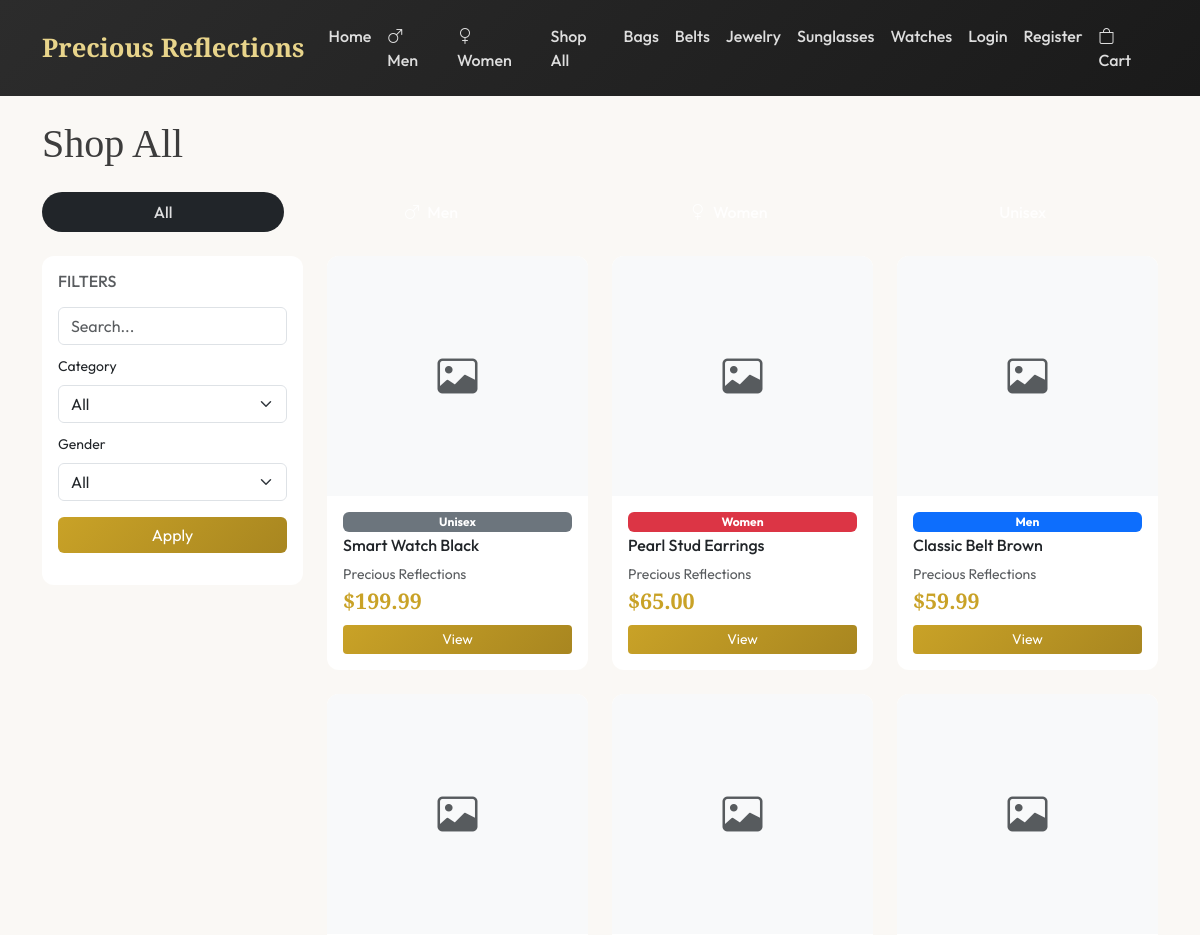
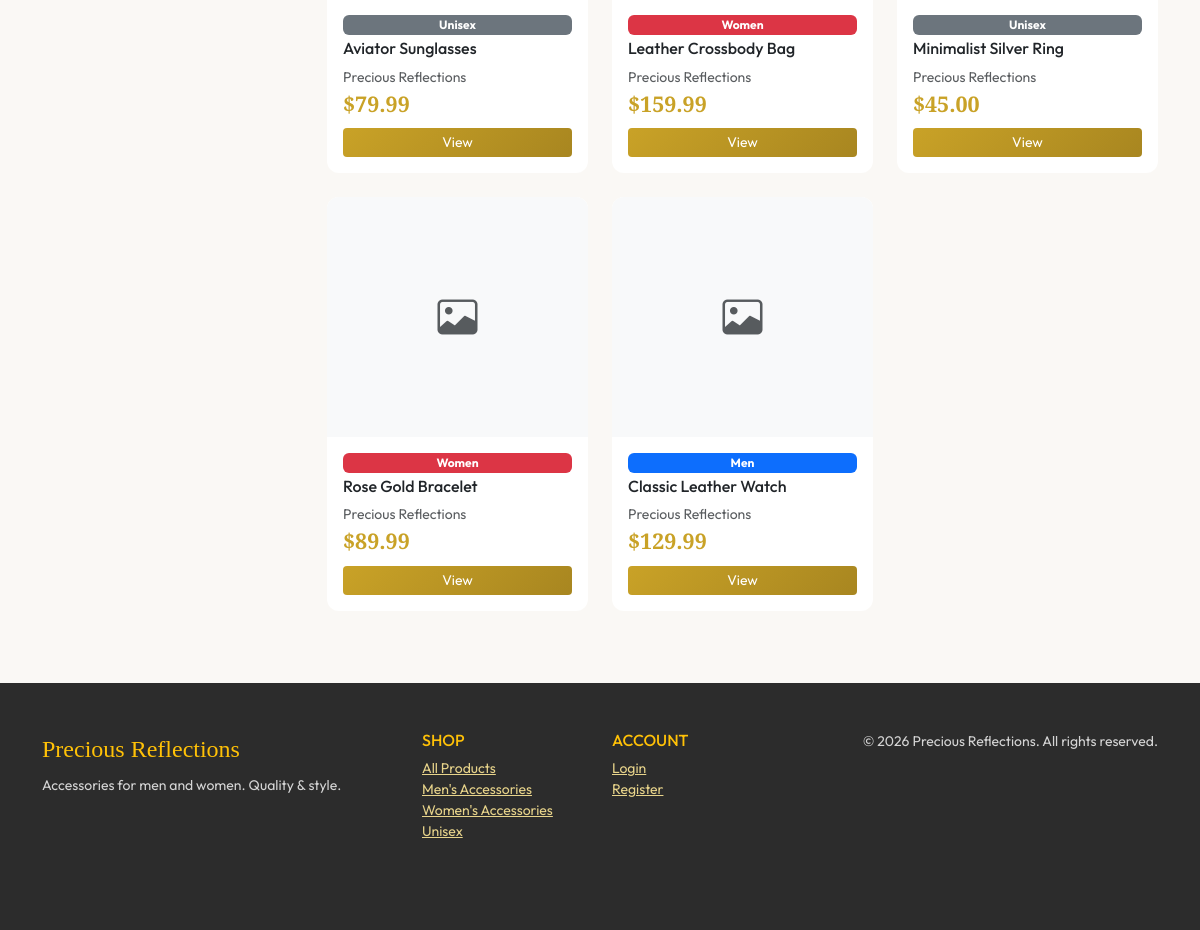
Page /shop/ on the earlier database version (2 pictures, top to bottom).
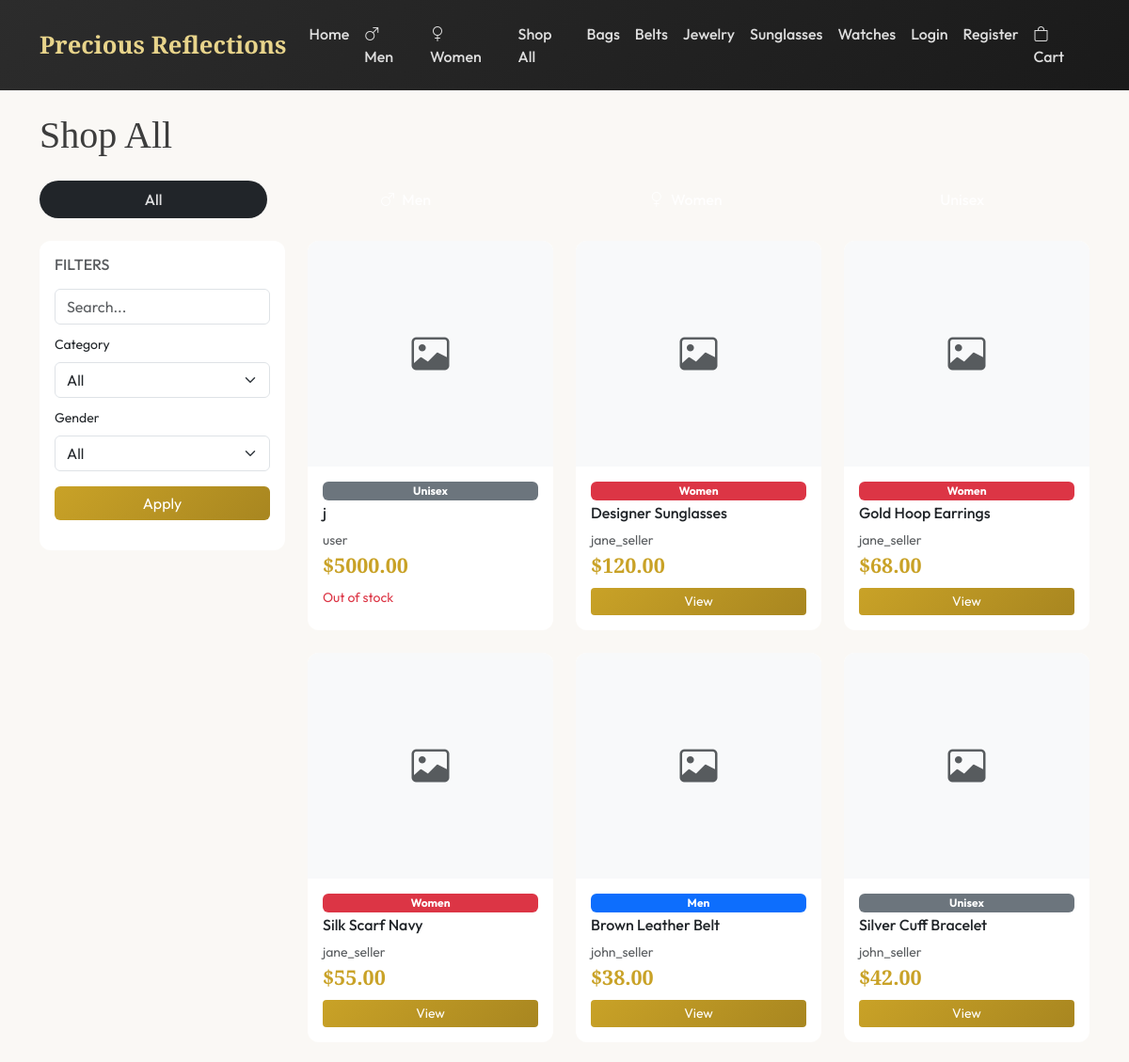
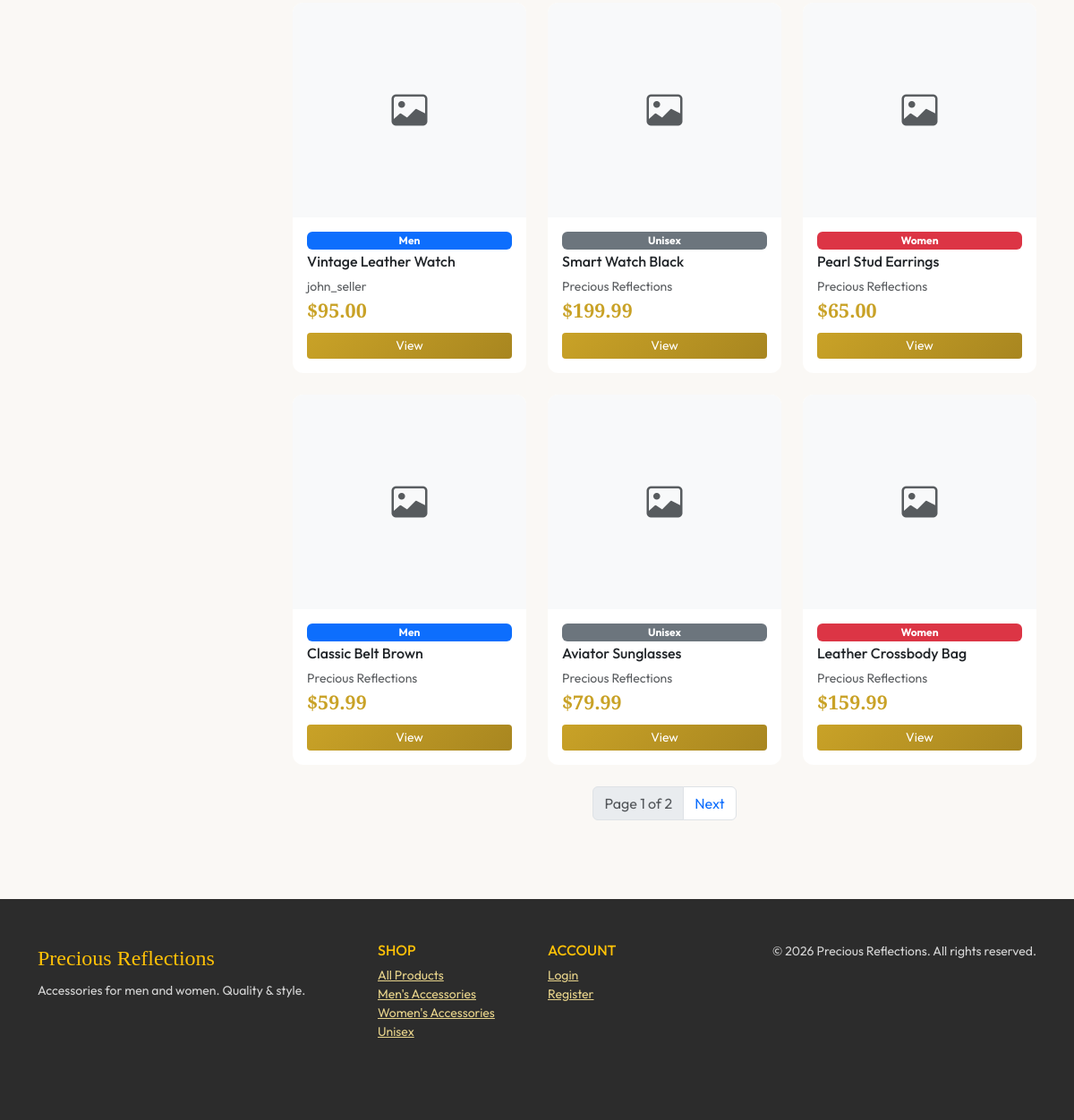
Same page on the later database version (2 pictures, top to bottom).
### store/models.py (models this page shows, shortened)
class Category(models.Model):
    name = models.CharField(max_length=100)
    slug = models.SlugField(unique=True, max_length=100)
    description = models.TextField(blank=True)
    image = models.ImageField(upload_to='categories/', blank=True, null=True)
    created_at = models.DateTimeField(auto_now_add=True)
    class Meta:
        verbose_name_plural = 'Categories'
        ordering = ['name']

class Product(models.Model):
    name = models.CharField(max_length=200)
    slug = models.SlugField(unique=True, max_length=200)
    description = models.TextField()
    price = models.DecimalField(max_digits=10, decimal_places=2, validators=[MinValueValidator(0)])
    stock = models.PositiveIntegerField(default=0)
    category = models.ForeignKey(Category, on_delete=models.CASCADE, related_name='products')
    gender = models.CharField(max_length=1, choices=GENDER_CHOICES, default='U')
    image = models.ImageField(upload_to='products/', blank=True, null=True)
    seller = models.ForeignKey(settings.AUTH_USER_MODEL, on_delete=models.CASCADE, related_name='products_for_sale', null=True, blank=True)  # null = official/admin
    created_at = models.DateTimeField(auto_now_add=True)
    updated_at = models.DateTimeField(auto_now=True)
    is_active = models.BooleanField(default=True)
    class Meta:
        ordering = ['-created_at']
    @property
    def out_of_stock(self):
        return self.stock == 0

### store/views.py (the view)
# urls.py: path('shop/', views.shop, name='shop'),
def shop(request, gender=None):
    qs = Product.objects.filter(is_active=True)
    category_slug = request.GET.get('category')
    gender = gender or request.GET.get('gender')
    q = request.GET.get('q', '').strip()
    if category_slug:
        qs = qs.filter(category__slug=category_slug)
    if gender and gender in ('M', 'F', 'U'):
        qs = qs.filter(gender=gender)
    if q:
        qs = qs.filter(Q(name__icontains=q) | Q(description__icontains=q))
    paginator = Paginator(qs, 12)
    page = request.GET.get('page', 1)
    products = paginator.get_page(page)
    categories = Category.objects.all()
    return render(request, 'store/shop.html', {
        'products': products,
        'categories': categories,
        'selected_category': category_slug,
        'selected_gender': gender,
        'search_q': q,
    })

### store/context_processors.py (called while the page is built)
def cart_count(request):
    count = 0
    if request.session.get('cart'):
        for item in request.session['cart'].values():
            count += item.get('quantity', 0)
    return {'cart_count': count}

def categories_nav(request):
    from .models import Category
    categories = Category.objects.all()[:10]
    return {'nav_categories': categories}

### templates/store/shop.html (shortened to what this page needs)
{% extends 'base.html' %}
{% load static %}
{% block content %}
<div class="container">
  <h1 class="font-serif mb-4">
    {% if selected_gender == 'M' %}<i class="bi bi-gender-male text-primary me-2"></i>Men's Accessories
    {% elif selected_gender == 'F' %}<i class="bi bi-gender-female text-danger me-2"></i>Women's Accessories
    {% elif selected_gender == 'U' %}<i class="bi bi-people me-2"></i>Unisex
    {% else %}Shop All{% endif %}
  </h1>
  <ul class="nav nav-pills nav-fill mb-4 gap-2 flex-wrap">
    <li class="nav-item">
      <a class="nav-link {% if not selected_gender %}active bg-dark{% endif %} rounded-pill" href="{% url 'store:shop' %}">All</a>
    </li>
    <li class="nav-item">
      <a class="nav-link  rounded-pill" href="{% url 'store:shop_men' %}"><i class="bi bi-gender-male me-1"></i> </a>
    </li>
    <li class="nav-item">
      <a class="nav-link  rounded-pill" href="{% url 'store:shop_women' %}"><i class="bi bi-gender-female me-1"></i> </a>
    </li>
    <li class="nav-item">
      <a class="nav-link  rounded-pill" href="{% url 'store:shop' %}?gender=U"></a>
    </li>
  </ul>
  <div class="row">
    <aside class="col-lg-3 mb-4">
      <div class="card p-3">
        <h6 class="text-uppercase text-muted mb-3">Filters</h6>
        <form method="get" class="mb-3">
          <input type="text" name="q" class="form-control mb-2" placeholder="Search..." value="{{ search_q|default:'' }}">
          <label class="form-label small">Category</label>
          <select name="category" class="form-select mb-2">
            <option value="">All</option>
          </select>
          <label class="form-label small">Gender</label>
          <select name="gender" class="form-select mb-3">
            <option value="">All</option>
          </select>
          <button type="submit" class="btn btn-gold w-100">Apply</button>
        </form>
      </div>
    </aside>
    <div class="col-lg-9">
      <div class="row g-4">
        {% for product in products %}
        <div class="col-6 col-md-4">
          <div class="card h-100">
            <a href="{% url 'store:product_detail' product.slug %}">
              {% if product.image %}
              <img src="{{ product.image.url }}" class="card-img-top" alt="{{ product.name }}">
              {% else %}
              <div class="card-img-top bg-light d-flex align-items-center justify-content-center text-muted"><i class="bi bi-image fs-1"></i></div>
              {% endif %}
            </a>
            <div class="card-body d-flex flex-column">
              <span class="badge {% if product.gender == 'M' %}bg-primary{% elif product.gender == 'F' %}bg-danger{% else %}bg-secondary{% endif %} mb-1">{{ product.get_gender_display }}</span>
              <h6 class="card-title"><a href="{% url 'store:product_detail' product.slug %}" class="text-dark text-decoration-none">{{ product.name }}</a></h6>
              <p class="small text-muted mb-0">{% if product.seller %}{{ product.seller.username }}{% else %}Precious Reflections{% endif %}</p>
              <p class="product-price mb-2">${{ product.price }}</p>
              {% if product.out_of_stock %}
              <span class="text-danger small">Out of stock</span>
              {% else %}
              <a href="{% url 'store:product_detail' product.slug %}" class="btn btn-gold btn-sm mt-auto">View</a>
              {% endif %}
            </div>
          </div>
        </div>
        {% empty %}
        <div class="col-12">
          <p class="text-muted">No products match your filters.</p>
        </div>
        {% endfor %}
      </div>
      {% if products.has_other_pages %}
      <nav class="mt-4 d-flex justify-content-center">
        <ul class="pagination">
          <li class="page-item disabled"><span class="page-link">Page {{ products.number }} of {{ products.paginator.num_pages }}</span></li>
          {% if products.has_next %}
          <li class="page-item"><a class="page-link" href="?page={{ products.next_page_number }}">Next</a></li>
          {% endif %}
        </ul>
      </nav>
      {% endif %}
    </div>
  </div>
</div>
{% endblock %}

### templates/base.html (shortened to what the changed rows need)
{% load static %}
<!DOCTYPE html>
<html lang="en">
<head>
  <link href="https://cdn.jsdelivr.net/npm/bootstrap@5.3.2/dist/css/bootstrap.min.css" rel="stylesheet">
  <link rel="stylesheet" href="https://cdn.jsdelivr.net/npm/bootstrap-icons@1.11.1/font/bootstrap-icons.css">
</head>
<body>
  <nav class="navbar navbar-expand-lg navbar-dark py-3">
    <div class="container">
      <div class="collapse navbar-collapse" id="nav">
        <ul class="navbar-nav me-auto">
          {% for cat in nav_categories %}
          <li class="nav-item"><a class="nav-link" href="{% url 'store:shop' %}?category={{ cat.slug }}">{{ cat.name }}</a></li>
          {% endfor %}
        </ul>
      </div>
    </div>
  </nav>
  <main class="py-4">
    {% block content %}{% endblock %}
  </main>
</body>
</html>

Differences in the rows shown:
no longer on this page (row unchanged): Product: gender "Unisex", name "Minimalist Silver Ring", shows "Precious Reflections", price "45.00", stock "View"
no longer on this page (row unchanged): Product: gender "Women", name "Rose Gold Bracelet", shows "Precious Reflections", price "89.99", stock "View"
no longer on this page (row unchanged): Product: gender "Men", name "Classic Leather Watch", shows "Precious Reflections", price "129.99", stock "View"
added Product: gender "Unisex", name "j", seller.username "user", price "5000.00", stock "Out of stock"
added Product: gender "Women", name "Designer Sunglasses", seller.username "jane_seller", price "120.00", stock "View"
added Product: gender "Women", name "Gold Hoop Earrings", seller.username "jane_seller", price "68.00", stock "View"
added Product: gender "Women", name "Silk Scarf Navy", seller.username "jane_seller", price "55.00", stock "View"
added Product: gender "Men", name "Brown Leather Belt", seller.username "john_seller", price "38.00", stock "View"
added Product: gender "Unisex", name "Silver Cuff Bracelet", seller.username "john_seller", price "42.00", stock "View"
added Product: gender "Men", name "Vintage Leather Watch", seller.username "john_seller", price "95.00", stock "View"
Other differences:
{{ products.number }}: (not shown) → "1"
{{ products.paginator.num_pages }}: (not shown) → "2"
text now shown: "Page of Next"
